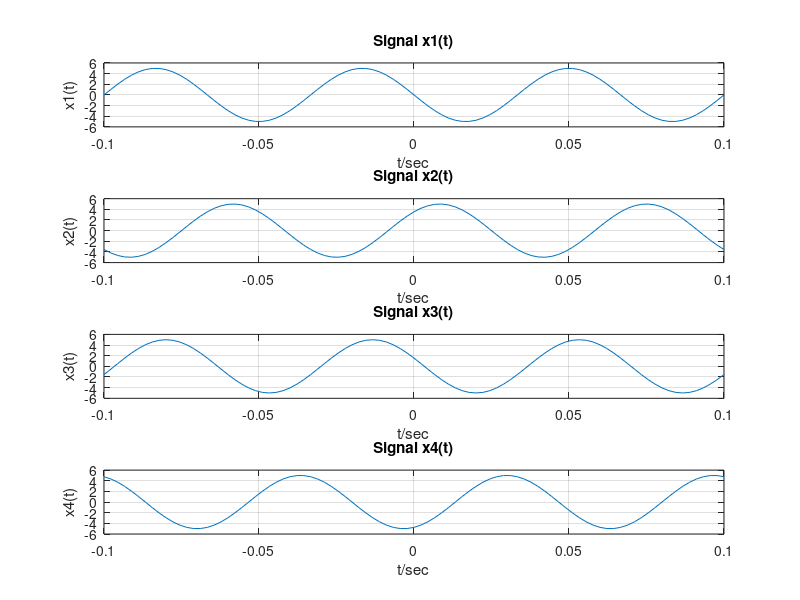
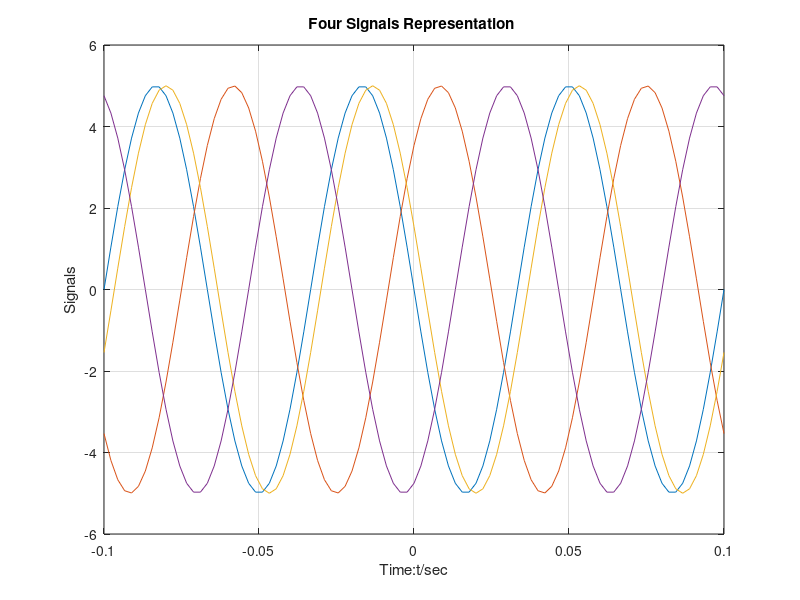
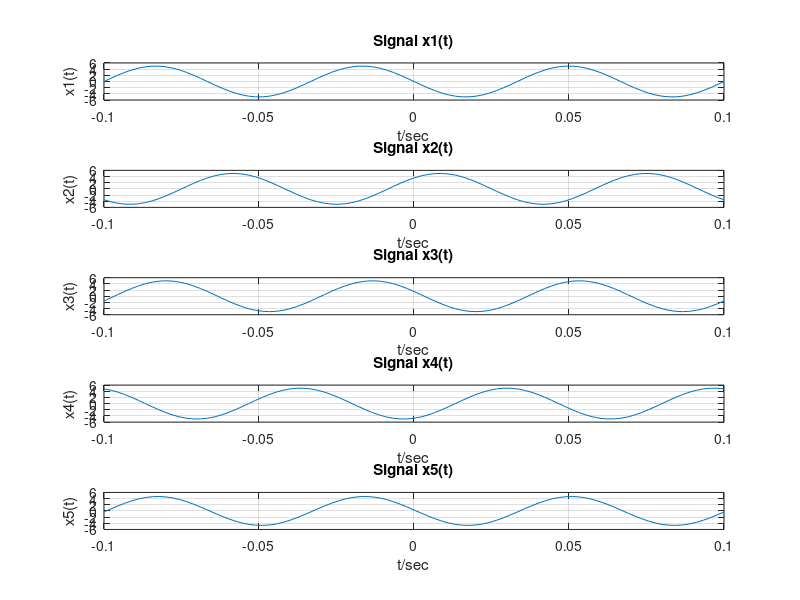
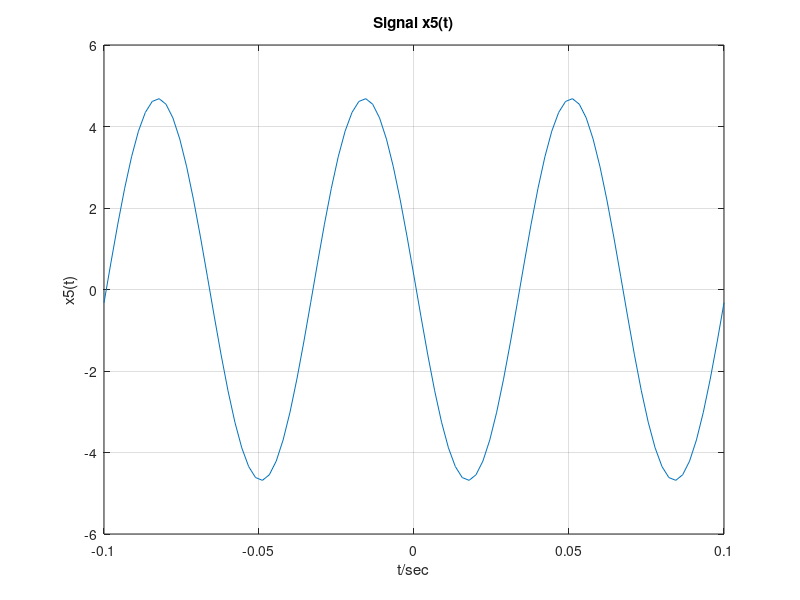

These charts were generated, in order, by the following MATLAB code: (Note: this script raises an error after producing the figures.)
clear;
%. 3.1(a)
 A = 3;
 theta = -0.4*pi;
 omega = 2*pi*1250;
 T=2*pi/omega;
 t= 0:(2*T/1250):3*T;
 xt=A*exp(1j*(omega*t+theta));

 %. 3.1(b)
 subplot(3,1,1);plot(t,xt);title('Signal x(t)');xlabel('t/sec'),ylabel('x(t)');grid on;
 subplot(3,1,2);plot(t,real(xt));title('Signal real part of x(t)');xlabel('t/sec'),ylabel('real[x(t])');grid on;
 subplot(3,1,3);plot(t,imag(xt));title('Signal imaginary part of x(t)');xlabel('t/sec'),ylabel('imag[x(t)]');grid on;
 Ar=real(xt);
 Ai=imag(xt);

 %. 3.2(a)
 f0=15;
 T=1/f0;
 A=5;
 m=0;
 t=-1.5*T:T/30:1.5*T;
 omega=2*pi*15;
 theta1=0.5*pi;
 theta2=-0.25*pi;
 theta3=0.4*pi;
 theta4=-0.9*pi;
 xt1=A*exp(1j*(omega*t+theta1));
 xt2=A*exp(1j*(omega*t+theta2));
 xt3=A*exp(1j*(omega*t+theta3));
 xt4=A*exp(1j*(omega*t+theta4));
 subplot(4,1,1);plot(t,xt1);title('Signal x1(t)');xlabel('t/sec'),ylabel('x1(t)');grid on;
 subplot(4,1,2);plot(t,xt2);title('Signal x2(t)');xlabel('t/sec'),ylabel('x2(t)');grid on;
 subplot(4,1,3);plot(t,xt3);title('Signal x3(t)');xlabel('t/sec'),ylabel('x3(t)');grid on;
 subplot(4,1,4);plot(t,xt4);title('Signal x4(t)');xlabel('t/sec'),ylabel('x4(t)');grid on;
 
 %. 3.2(b)
  figure,plot(t,xt1,t,xt2,t,xt3,t,xt4);title('Four Signals Representation ');xlabel('Time:t/sec'),ylabel('Signals');grid on
  CPxt1=A*exp(1j*(omega*0+theta1));
  CPxt2=A*exp(1j*(omega*0+theta2));
  CPxt3=A*exp(1j*(omega*0+theta3));
  CPxt4=A*exp(1j*(omega*0+theta4));
  phase_1=angle(CPxt1);
  phase_2=angle(CPxt2);
  phase_3=angle(CPxt3);
  phase_4=angle(CPxt4); 
 
 %. 3.2(c)
 xt5=xt1+xt2+xt3+xt4;
 figure,
 subplot(5,1,1);plot(t,xt1);title('Signal x1(t)');xlabel('t/sec'),ylabel('x1(t)');grid on;
 subplot(5,1,2);plot(t,xt2);title('Signal x2(t)');xlabel('t/sec'),ylabel('x2(t)');grid on;
 subplot(5,1,3);plot(t,xt3);title('Signal x3(t)');xlabel('t/sec'),ylabel('x3(t)');grid on;
 subplot(5,1,4);plot(t,xt4);title('Signal x4(t)');xlabel('t/sec'),ylabel('x4(t)');grid on;
 subplot(5,1,5);plot(t,xt5);title('Signal x5(t)');xlabel('t/sec'),ylabel('x5(t)');grid on;
 
 %. 3.2(d)
 figure,plot(t,xt5);title('Signal x5(t)');xlabel('t/sec'),ylabel('x5(t)');grid on;hold on; 
 %text(-0.03305,0,'\leftarrow sin(\pi)\','fontsize',18);

 %. 3.2(e)
 z1=5*exp(1j*0.5*pi);
 z2=5*exp(1j*(-0.25)*pi);
 z3=5*exp(1j*0.4*pi);
 z4=5*exp(1j*(-0.9)*pi);
 
 %. 3.2(f)
 z5=z1+z2+z3+z4;
 figure,subplot(3,2,1);zvect(z1);title('vector z1');grid on;
 subplot(3,2,2);zvect(z2);title('vector z2');grid on;
 subplot(3,2,3);zvect(z3);title('vector z3');grid on;
 subplot(3,2,4);zvect(z4);title('vector z4');grid on;
 subplot(3,2,5);zcat([z1,z2,z3,z4]);title('vector z1+z2+z3+z4');grid on;
 subplot(3,2,6);zvect(z5);title('vector z5');grid on;
 
 %. 3.2(g)
 zprint(z5);





 